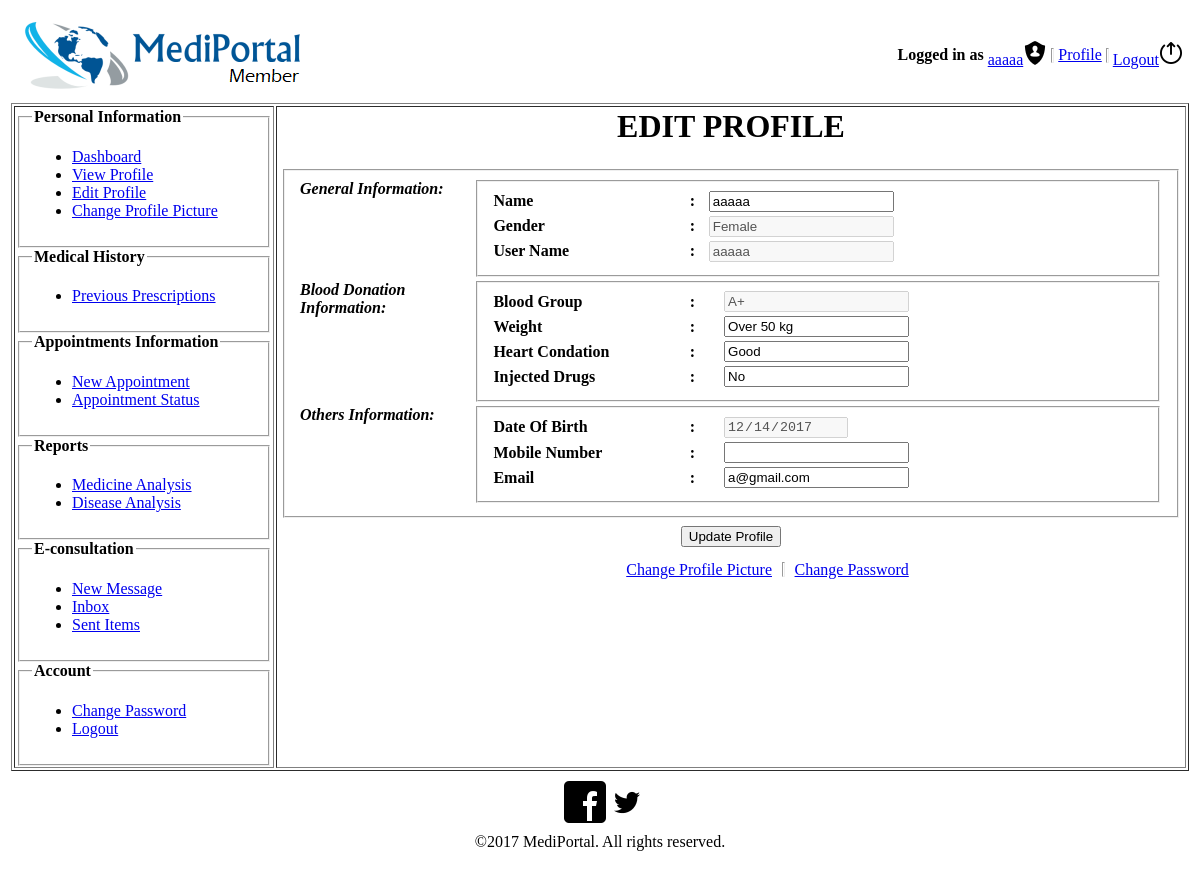
/user_member/editprofile.php (signed in), run on an earlier commit of the app's database.
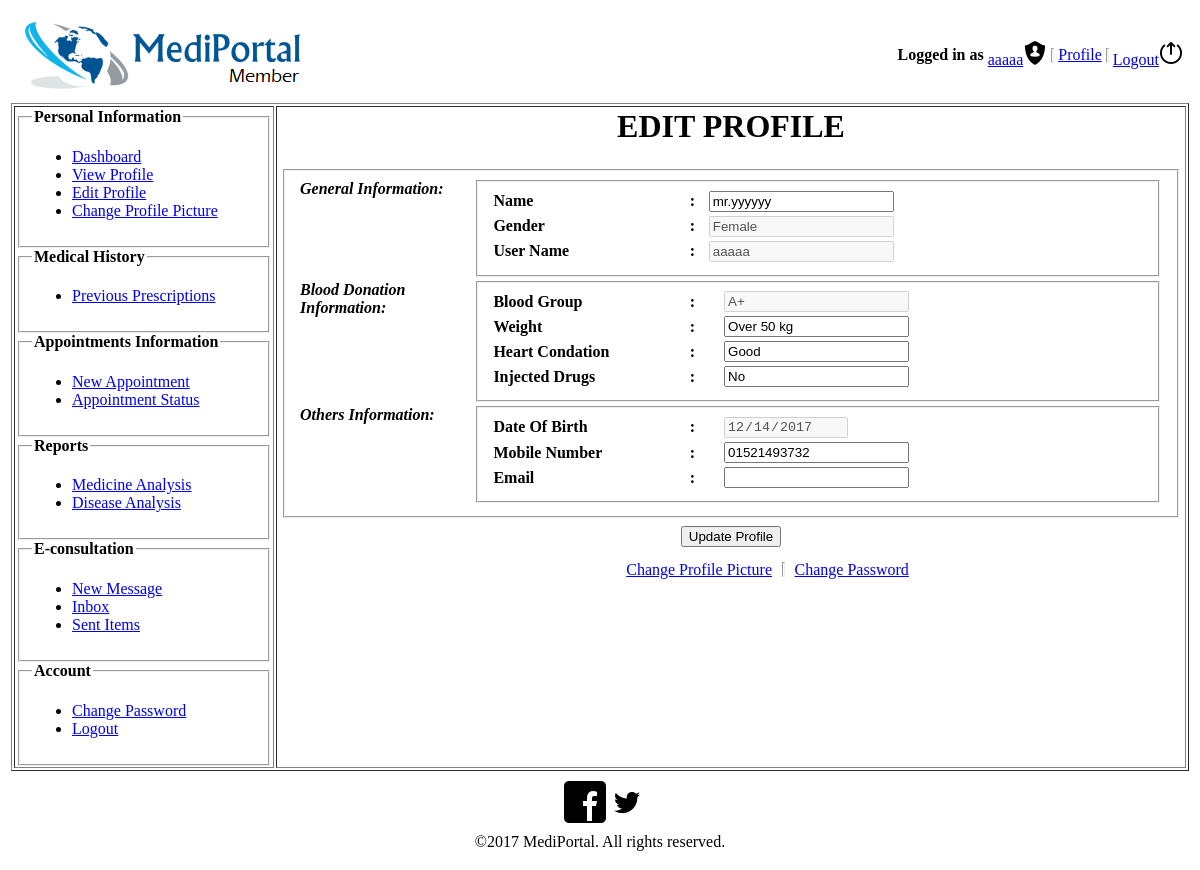
And on a later commit of the database.
### tables this page shows
CREATE TABLE `member` (
  `member_id` int(11) NOT NULL,
  `username` varchar(50) NOT NULL,
  `name` text NOT NULL,
  `gender` varchar(50) NOT NULL,
  `email` varchar(50) NOT NULL,
  `dob` date NOT NULL,
  `mobile` varchar(50) DEFAULT NULL,
  `blood_group_id` int(11) DEFAULT NULL,
  `profile_picture` longblob,
  `account_status` varchar(50) NOT NULL,
  `last_login` datetime NOT NULL,
  `address` text
);

### user_member/editprofile.php (the view, shortened to what the changed rows need)
<?php
	$conn = mysqli_connect("localhost", "root", "","mediportal_db");
	if(isset($_SESSION['patient_username']) && isset($_SESSION['patient_type'])) {
		$member_information = "SELECT * from member where username = '".$_SESSION['patient_username']."';";
		$result = mysqli_query($conn, $member_information)or die(mysqli_error($conn));
    }
	else
	{
		header("Location:../login.php");
		exit;
	}
    while($row = mysqli_fetch_assoc($result)) {
?>
<html>
<head><title>Edit Profile</title></head>
<body>
    <form method="post" action="update_database_memberinfo.php">
        <table border="0" align="center" width="100%">
        <tr>
            <td>
                <div>
                    <table width="100%">
                        <td width="20%">
                            <a href="dashboard.php"><img src="images/pageicon.png"/></a>
                        </td>
                       <td width="40%">&nbsp;</td>
                        <td width="40%">
                            <table align="right">
                                <td><strong>Logged in as </strong></td>
                                <td><a href="viewprofile.php"><?php echo $row['username']; ?><img src="images/user.png"></a></td>
                                <td><hr width="1" size="15"></td>
                                <td><a href="../Registration/DonorSubscription.php">Profile</a></td>
                                <td><hr width="1" size="15"></td>
                                <td><a href="../index.php">Logout<img src="images/logout.png"></a></td>
                            </table>
                        </td>
                    </table>
                </div>
            </td>
        </tr>
        <tr>
            <td>
                <div>
                    <table border="1" width="100%">
                        <td width="20%">
                            <fieldset>
                                <legend>
                            <strong>Personal Information</strong></legend>
                            <ul>
                                <li><a href="dashboard.php">Dashboard</a></li>
                                <li><a href="viewprofile.php">View Profile</a></li>
                                <li><a href="editprofile.php">Edit Profile</a></li>
                                <li><a href="changeprofilepicture.php">Change Profile Picture</a></li>
                            </ul>
                        </fieldset>
                        <fieldset>
                            <legend>
                            <strong>Medical History</strong></legend>
                                <ul>
                                <li><a href="prevpescriptions.php">Previous Prescriptions</a></li>
                            </ul>
                        </fieldset>
                        <fieldset>
                            <legend>
                            <strong>Appointments Information</strong></legend>
                            <ul>
                                <li><a href="newappointment.php">New Appointment</a></li>
                                <li><a href="appointmentstatus.php">Appointment Status</a></li>
                            </ul>
                        </fieldset>
                        <fieldset>
                            <legend>
                            <strong>Reports</strong></legend>
                            <ul>
                                <li><a href="medianalysis.php">Medicine Analysis</a></li>
                                <li><a href="disanalysis.php">Disease Analysis</a></li>
                            </ul>
                        </fieldset>
                        <fieldset>
                            <legend>
                            <strong>E-consultation</strong></legend>
                            <ul>
                                <li><a href="eConsultation/message.php">New Message</a></li>
                                <li><a href="eConsultation/inbox.php">Inbox</a></li>
                                <li><a href="eConsultation/sentitems.php">Sent Items</a></li>
                            </ul>
                        </fieldset>
                        <fieldset>
                            <legend>
                            <strong>Account</strong></legend>
                            <ul>
                                <li><a href="changepassword.php">Change Password</a></li>
                                <li><a href="../index.php">Logout</a></li>
                            </ul>
                        </fieldset>
                        </td>
                        <div align="center">
                            <td width="70%"align="center" valign="top">
                                    <div>
                                        <h1>EDIT PROFILE</h1>
                                            <table width="100%">
                                        <td width="60%">
                                            <fieldset>
                                            <table width="100%">
                                                <tr>
                                                    <td width="20%" valign="top"><label><b><i>General Information:</i></b></label>
                                                    </td>
                                                    <td align="center">
                                                        <fieldset>
                                                        <table width="100%">
                                                        <tr>
                                                            <td width="30%"><strong>Name</strong></td>
                                                            <td><strong>:</strong></td>
                                                            <td ><input id="name" type="text" name="name" value="<?php echo $row['name'];?>"></td>
                                                        </tr>
                                                         <tr>
                                                            <td width="30%"><strong>Gender</strong></td>
                                                            <td><strong>:</strong></td>
                                                            <td ><input type="text" name="gender" value="<?php echo $row['gender'];?>" disabled="true"></td>
                                                        </tr>
                                                        <tr>
                                                            <td width="30%"><strong>User Name</strong></td>
                                                            <td><strong>:</strong></td>
                                                            <td ><input type="text" name="username" value="<?php echo $row['username'];?>"disabled="true"></td>
                                                        </tr>
                                                    </table>
                                                </fieldset>
                                                </td>
                                            </tr>
                                                <tr>
                                                    <td width="20%" valign="top"><label><b><i>Blood Donation Information:</i></b></label>
                                                    </td>
                                                    <td>
                                                        <fieldset>
                                                        <table width="100%">
                                                        <tr>
                                                            <td width="30%"><strong>Blood Group</strong></td>
                                                            <td><strong>:</strong></td>
                                                            <td width="65%"><input type="text" name="blood" value="A+" disabled="true"></td>
                                                        </tr>
                                                         <tr>
                                                            <td width="30%"><strong>Weight</strong></td>
                                                            <td><strong>:</strong></td>
                                                            <td><input type="text" name="weight" value="Over 50 kg"></td>
                                                         </tr>
                                                         <tr>
                                                            <td width="30%"><strong>Heart Condation</strong></td>
                                                            <td><strong>:</strong></td>
                                                            <td><input type="text" name="heart" value="Good"></td>
                                                         </tr>
                                                          <tr>
                                                            <td width="30%"><strong>Injected Drugs</strong></td>
                                                            <td><strong>:</strong></td>
                                                            <td><input type="text" name="injected_drugs" value="No"></td>
                                                         </tr>
                                                    </table>
                                                </fieldset>
                                                </td>
                                            </tr>
                                                 <tr>
                                                    <td width="20%" valign="top"><label><b><i>Others Information:</i></b></label>
                                                    </td>
                                                    <td>
                                                        <fieldset>
                                                        <table width="100%">
                                                        <tr>
                                                            <td width="30%"><strong>Date Of Birth</strong></td>
                                                            <td><strong>:</strong></td>
                                                            <td width="65%"><input type="date" name="dob" value="<?php echo $row['dob'];?>" disabled="true"></td>
                                                        </tr>
                                                         <tr>
                                                            <td width="30%"><strong>Mobile Number</strong></td>
                                                            <td><strong>:</strong></td>
                                                            <td><input id="mobile" type="text" name="mobile" value="<?php echo $row['mobile'];?>"></td>
                                                         </tr>
                                                         <tr>
                                                            <td width="30%"><strong>Email</strong></td>
                                                            <td><strong>:</strong></td>
                                                            <td><input id="email" type="text" name="email" value="<?php echo $row['email'];?>"></td>
                                                         </tr>
                                                    </table>
                                                     <?php
                                            }
                                     ?>
                                                </fieldset>
                                                </td>
                                            </tr>
                                        </td>
                                    </table>
                                                <tr><td></td></tr>
                                                            <tr>
                                                                <td colspan="4" align="center">
                                                                </td>
                                                            </tr>
                                                            <tr>
                                                                <td>
                                                                </td>
                                                            </tr>
                                                        </table>
                                                    </td>
                                                </tr>
                                            </table>
</form>
</body>
</html>

What changed in the data, as far as the page shows it:
changed member "aaaaa": name "aaaaa" → "mr.yyyyyy"; mobile (not shown) → "01521493732"; email "a@gmail.com" → (not shown)
